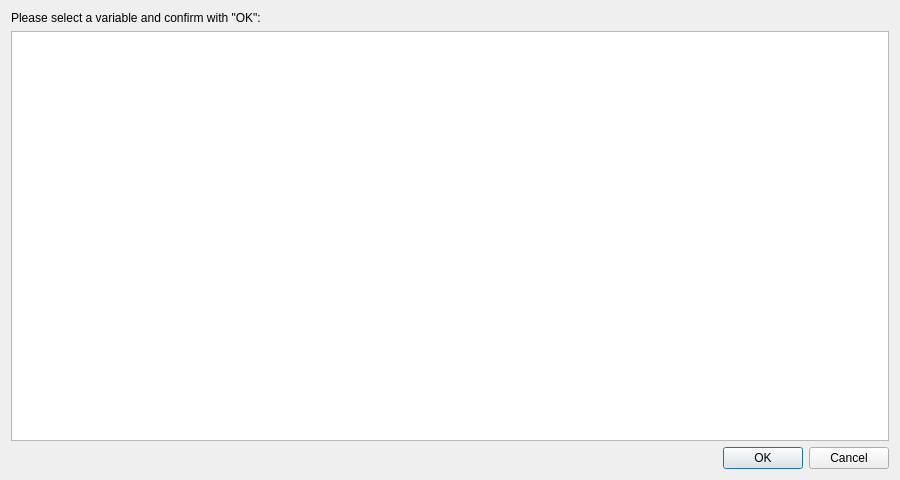
<?xml version="1.0" encoding="UTF-8"?>
<ui version="4.0">
 <class>MSelectDataSourceDialog</class>
 <widget class="QDialog" name="MSelectDataSourceDialog">
  <property name="geometry">
   <rect>
    <x>0</x>
    <y>0</y>
    <width>900</width>
    <height>480</height>
   </rect>
  </property>
  <property name="windowTitle">
   <string>Available data sources</string>
  </property>
  <layout class="QVBoxLayout" name="verticalLayout_3">
   <item>
    <layout class="QHBoxLayout" name="horizontalLayout">
     <item>
      <layout class="QVBoxLayout" name="verticalLayout">
       <item>
        <widget class="QLabel" name="label">
         <property name="text">
          <string>Please select a variable and confirm with &quot;OK&quot;:</string>
         </property>
        </widget>
       </item>
       <item>
        <widget class="QTableWidget" name="dataFieldTable">
         <property name="editTriggers">
          <set>QAbstractItemView::NoEditTriggers</set>
         </property>
         <property name="selectionBehavior">
          <enum>QAbstractItemView::SelectRows</enum>
         </property>
         <property name="horizontalScrollMode">
          <enum>QAbstractItemView::ScrollPerPixel</enum>
         </property>
         <property name="showGrid">
          <bool>true</bool>
         </property>
         <property name="gridStyle">
          <enum>Qt::DotLine</enum>
         </property>
         <property name="sortingEnabled">
          <bool>true</bool>
         </property>
         <attribute name="verticalHeaderVisible">
          <bool>false</bool>
         </attribute>
         <attribute name="verticalHeaderDefaultSectionSize">
          <number>17</number>
         </attribute>
        </widget>
       </item>
      </layout>
     </item>
    </layout>
   </item>
   <item>
    <widget class="QDialogButtonBox" name="buttonBox">
     <property name="standardButtons">
      <set>QDialogButtonBox::Cancel|QDialogButtonBox::Ok</set>
     </property>
    </widget>
   </item>
  </layout>
 </widget>
 <resources/>
 <connections>
  <connection>
   <sender>buttonBox</sender>
   <signal>accepted()</signal>
   <receiver>MSelectDataSourceDialog</receiver>
   <slot>accept()</slot>
   <hints>
    <hint type="sourcelabel">
     <x>403</x>
     <y>280</y>
    </hint>
    <hint type="destinationlabel">
     <x>403</x>
     <y>148</y>
    </hint>
   </hints>
  </connection>
  <connection>
   <sender>buttonBox</sender>
   <signal>rejected()</signal>
   <receiver>MSelectDataSourceDialog</receiver>
   <slot>reject()</slot>
   <hints>
    <hint type="sourcelabel">
     <x>403</x>
     <y>280</y>
    </hint>
    <hint type="destinationlabel">
     <x>403</x>
     <y>148</y>
    </hint>
   </hints>
  </connection>
 </connections>
</ui>
